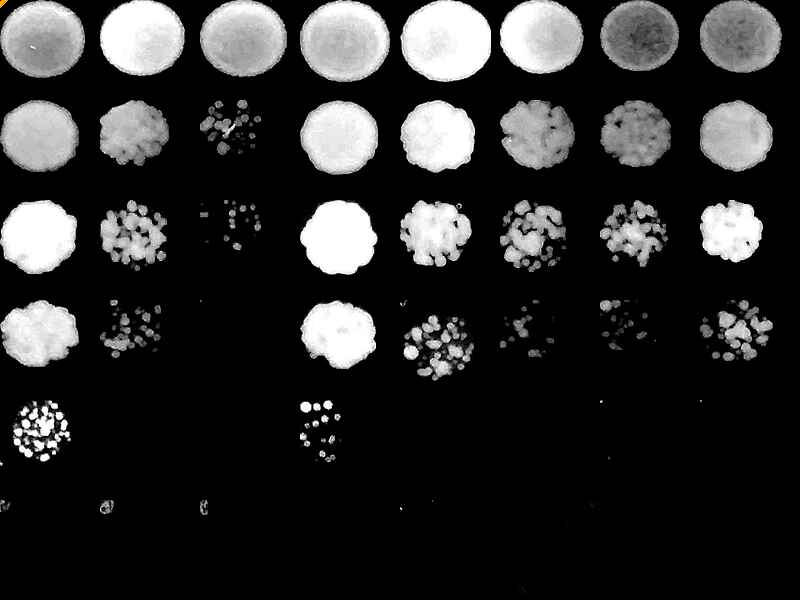
#> input picture rna_tools/tools/spotifier/imgs/1_all.jpeg, 800 x 600 px
$ python digitifier.py 5 5 imgs/1_all.jpeg
#> lines starting #> are read from the running program, lines starting #| are printed output that depends on the picture; long printed decimals are rounded
#!/usr/bin/env python
# -*- coding: utf-8 -*-
import argparse
from PIL import Image, ImageChops, Image, ImageDraw, ImageFont, ImageStat
import logging
import os
import argparse
import matplotlib.pyplot as plt

def get_parser():
    parser = argparse.ArgumentParser(
        description=__doc__, formatter_class=argparse.RawDescriptionHelpFormatter)

    parser.add_argument("-v", "--verbose",
                            action="store_true", help="be verbose")
    parser.add_argument("-s", "--show",
                            action="store_true", help="be verbose")
    parser.add_argument("samples",
                        help="be verbose", type=int)
    parser.add_argument("conditions",
                        help="be verbose", type=int)

    parser.add_argument("file", help="", default="") # nargs='+')
    return parser


def get_rms(im):
    stat = ImageStat.Stat(im)
    # [4 lines of commented-out code are left out]
    return stat.rms[0]


if __name__ == '__main__':
    parser = get_parser()
    args = parser.parse_args()

    img = Image.open(args.file)
#> img is the input picture: PIL image 800x600 RGB; mean R, G, B 45.5, 45.5, 45.5
    # design 8x6
    y = 0
    x = 0
    sample = args.samples
    delx = img.width / args.samples
#> delx = 160
    dely = img.height / args.conditions
#> dely = 120

    dat = []
    for iy in range(0, args.conditions):
        vector = []
        for ix in range(0, args.samples):
            tmp = img.copy()
            if args.verbose: print((x, y, delx, dely))
            dot = tmp.crop((x, y, x+delx, y+dely))
            if args.show:
                dot.show()
            if ix == 0: # reset this is wt
                wt = get_rms(dot)
                vector.append(wt - wt) # ugly hack to see anything
            else:
                sample_rms = get_rms(dot)
                vector.append(wt - sample_rms)
            x += delx
        dat.append(vector)
        y += dely
        x = 0
#> dot: PIL image 160x120 RGB; every value is 1
#> after the loop, dat = [[0, 28.26, -28.57, 23.23, 66.85], [0, 75.72, -32.06, 45.85, 25.05], [0, 74.66, -6.02, 83.24, 60.38], [0, 39.07, 22.3, 60.79, 61.43], [0, 4.15, 8.41, 10.71, 10.88]]; y = 600

    if args.verbose: print(dat)

    import numpy as np
    m = np.array(dat)
#> m has the same summary as dat
    if args.verbose: print(m)

    column_sums = m.sum(axis=0)
#> column_sums = [0, 221.9, -35.93, 223.8, 224.6]
    print(column_sums)
#| [  0.         221.866  -35.928 223.823 224.587 ]
    import pandas as pd
    df = pd.DataFrame({'score' : column_sums})#, index = ['wt','del',34,39,40,410,41,42])
#> df = table of 5 rows and 1 columns
    df.plot.bar()

    for i in df['score']:
        print(round(i, 2))
#> this loop made 5 passes
#> i on passes 2 to 5: 221.9, -35.93, 223.8, 224.6
#| 0.0
#| 221.87
#| -35.93
#| 223.82
#| 224.59

    print(df['score'] / float(sample))
#| 0     0
#| 1    44.373
#| 2    -7.186
#| 3    44.765
#| 4    44.917
#| Name: score, dtype: float64
    df['score'] = df['score'] / sample / df['score'].std() * -1  # -1 gives - scores for worsen growth
    #print(df['score'])

    for i in df['score']:
        print(round(i, 2))
#> this loop made 5 passes
#> i on passes 2 to 5: -0.334, 0.0541, -0.337, -0.338
#| -0.0
#| -0.33
#| 0.05
#| -0.34
#| -0.34

    print()
    for i in df['score']:
        print(round(i, 2), end='\t')
    print()

    if 0:
        from sklearn import preprocessing
        x = df.values #returns a numpy array
        min_max_scaler = preprocessing.MinMaxScaler()
        x_scaled = min_max_scaler.fit_transform(x)
        df = pd.DataFrame(x_scaled) #, index =
        #df.set_index(['wt','del',34,39,40,410,41,42])
        #print(df)
    df.plot.bar()
    f = os.path.splitext(args.file)[0]
    outfn = f + '_plot.png'
    print('Output created ' + outfn)
    plt.savefig(outfn)
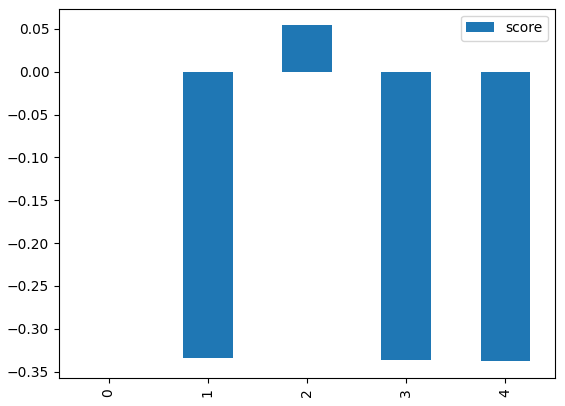
#> figure drawn by matplotlib, 1 panel; tallest bar 0.0541 high, from x = 1.75 to 2.25
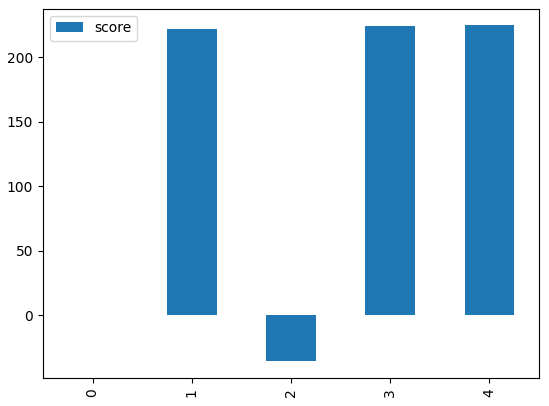
#> figure drawn by matplotlib, 1 panel; tallest bar 224.6 high, from x = 3.75 to 4.25
